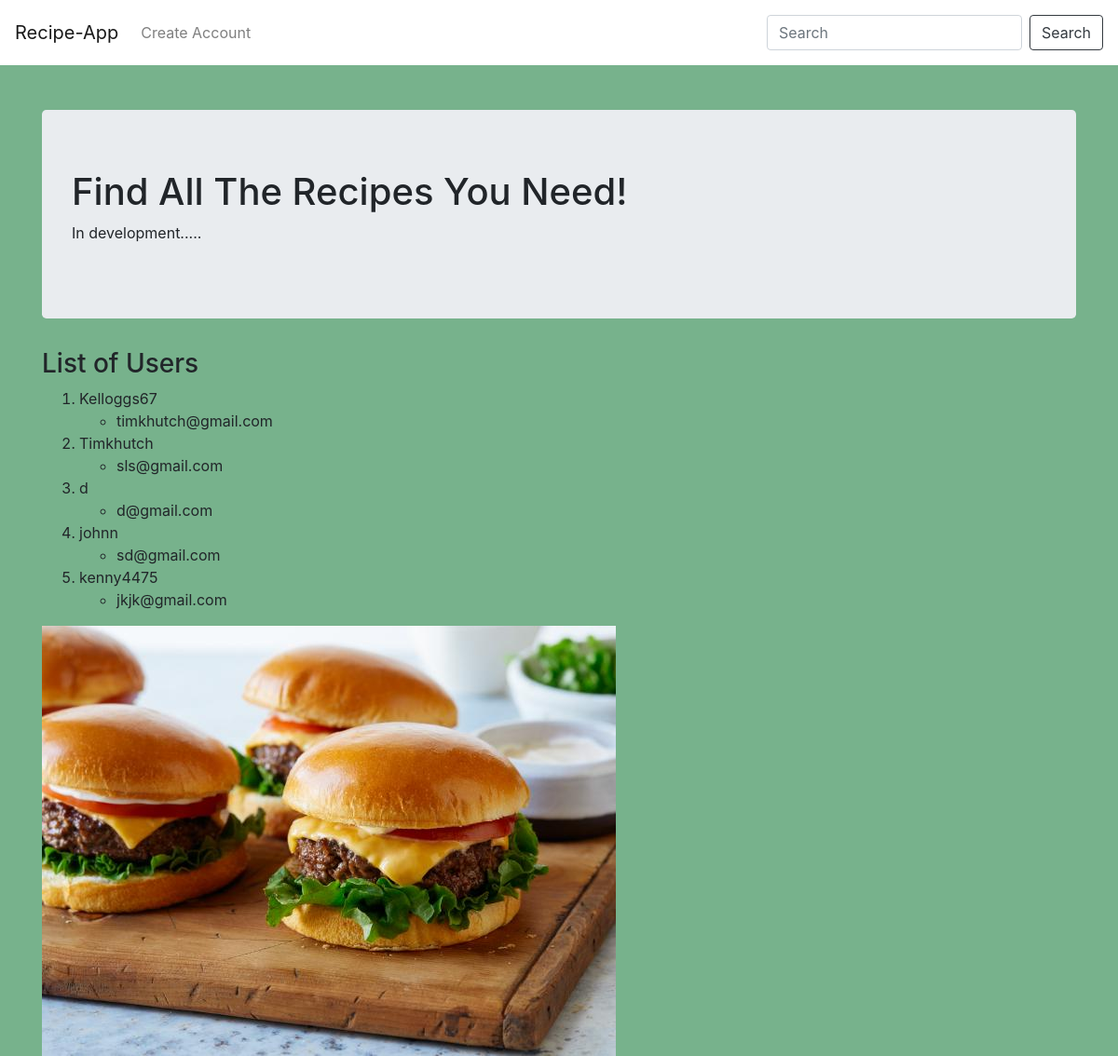
Before: / with the older database file.
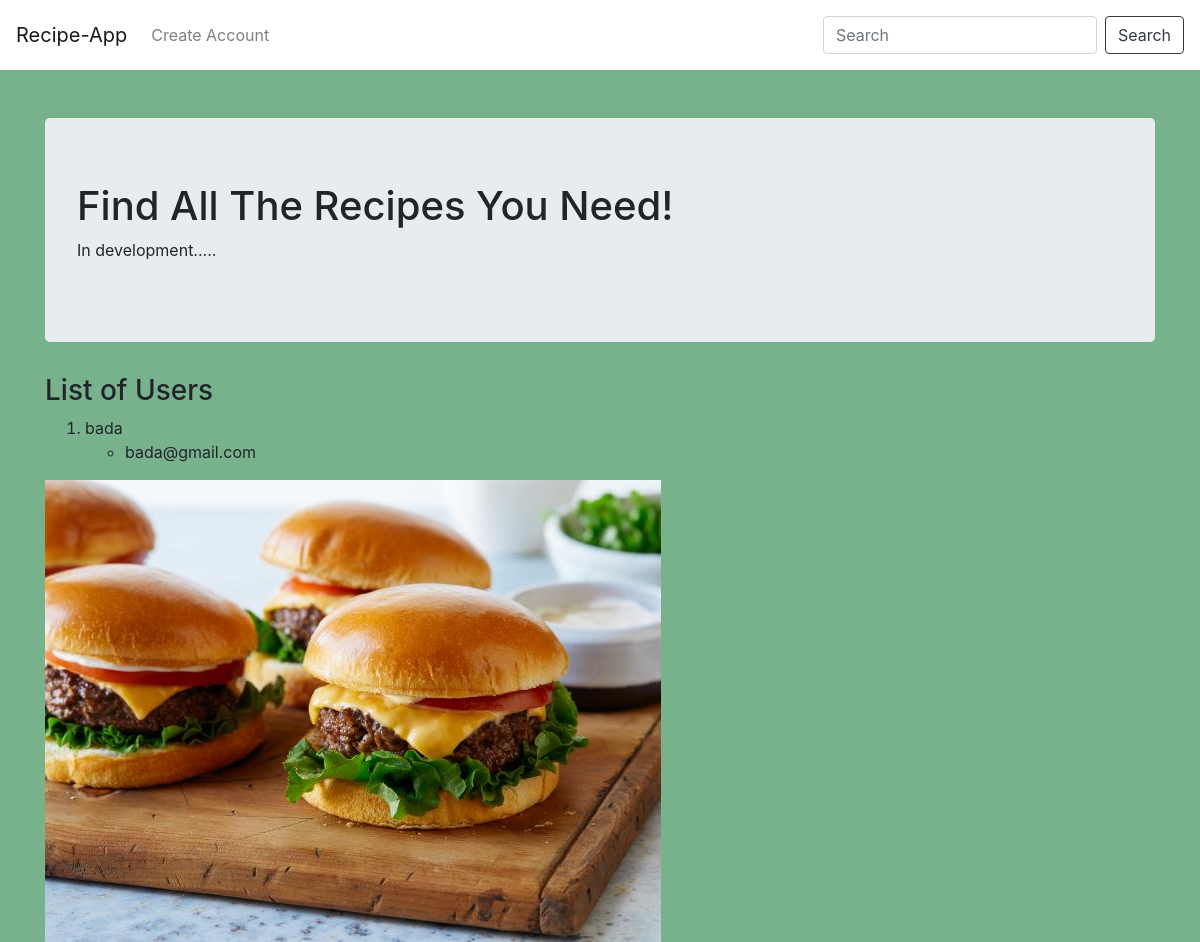
After: the same page with the newer database file.
### recipe_app/models.py (models this page shows, shortened)
class LoginInfo(models.Model):
    username = models.CharField(max_length=12, unique=True)
    email = models.EmailField(unique=True)

### recipe_app/views.py (the view)
# urls.py: path('', views.index, name='index'),
def index(request):
    user_list = LoginInfo.objects.order_by('username')
    user_dict = {'users': user_list}
    return render(request, 'recipe_app/index.html', context=user_dict)

### templates/recipe_app/index.html (shortened to what this page needs)
<!DOCTYPE html>
{% extends 'recipe_app/base.html' %}
    {% block body_block %}
    {% load static %}
    <div class= 'container'>
        <div class= 'jumbotron mt-5'>
           <h1>Find All The Recipes You Need!</h1>
           <p>In development.....</p>
        </div>
        <div>
            <h3>List of Users</h3>
            {% if users %}
                <ol>
                {% for user in users %}
                    <li>{{ user.username }}</li>
                        <ul>
                            <li>{{ user.email }}</li>
                        </ul>
                {% endfor %}
                </ol>
            {% else %}
                <p>No Users</p>
            {% endif %}
            <img src="{% static 'images/hamburger.jpg' %}" alt="No hamburger"   >
    {% endblock %}

### templates/recipe_app/base.html (shortened to what this page needs)
<!DOCTYPE html>
{% load static %}
<head>
    <link rel="stylesheet" href="https://cdn.jsdelivr.net/npm/bootstrap@4.5.3/dist/css/bootstrap.min.css">
    <link rel="stylesheet" href='{% static "css/base.css" %}'/>
</head>
<body classname='base-body'>
    <nav class="navbar  navbar-expand-lg navbar-light navbar-custom sticky-top">
        <a class="navbar-brand" href="/">Recipe-App</a>
        <div class="collapse navbar-collapse" id="navbarTogglerDemo03">
          <ul class="navbar-nav mr-auto mt-2 mt-lg-0">
            <li class="nav-item">
              <a class="nav-link"  href="{% url 'recipe_app:create' %}">Create Account</a>
            </li>
          </ul>
          <form class="form-inline my-2 my-lg-0">
            <input class="form-control mr-sm-2" type="search" placeholder="Search" aria-label="Search">
            <button class="btn btn-outline-dark my-2 my-sm-0" type="submit">Search</button>
          </form>
        </div>
      </nav>
    {% block body_block %}{% endblock %}
</body>
</html>

### static/css/base.css (style rules this page uses)
input { width: 100%; padding: 12px 20px; margin: 8px 0; box-sizing: border-box; color: orange; }
body { background-color: #77B28C; }
.navbar-custom { background-color: white; }

Changed rows visible on the page:
removed LoginInfo: username "Kelloggs67", email "timkhutch@gmail.com"
removed LoginInfo: username "Timkhutch", email "sls@gmail.com"
removed LoginInfo: username "d", email "d@gmail.com"
removed LoginInfo: username "johnn", email "sd@gmail.com"
removed LoginInfo: username "kenny4475", email "jkjk@gmail.com"
added LoginInfo: username "bada", email "bada@gmail.com"
